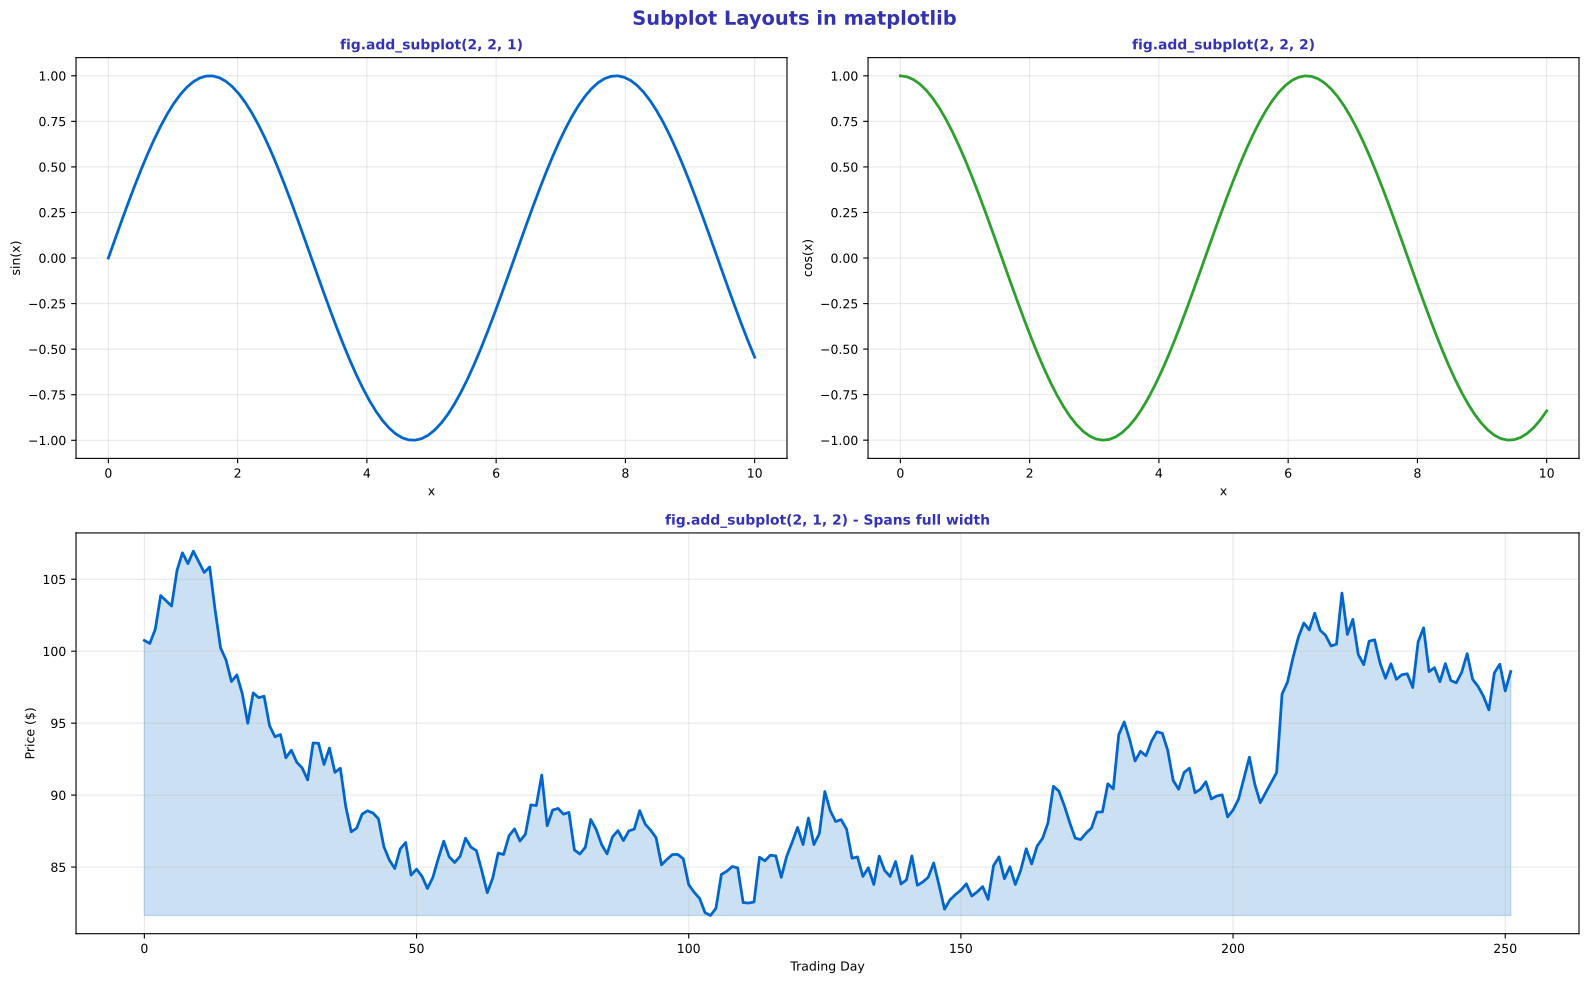

The Python source for this figure:
"""Subplots - Multiple plots in one figure"""
import matplotlib.pyplot as plt
import numpy as np
from pathlib import Path

plt.rcParams.update({
    'font.size': 10,
    'axes.labelsize': 10,
    'axes.titlesize': 11,
    'xtick.labelsize': 9,
    'ytick.labelsize': 9,
    'legend.fontsize': 9,
    'figure.figsize': (10, 6),
    'figure.dpi': 150
})

MLPURPLE = '#3333B2'
MLLAVENDER = '#ADADE0'
MLBLUE = '#0066CC'
MLORANGE = '#FF7F0E'
MLGREEN = '#2CA02C'
MLRED = '#D62728'

np.random.seed(42)

# Main figure with 2x2 layout showing different subplot arrangements
fig = plt.figure(figsize=(16, 10))
fig.suptitle('Subplot Layouts in matplotlib', fontsize=14, fontweight='bold', color=MLPURPLE)

# Example 1: Basic 2x2 (top-left quadrant shown as annotation)
ax1 = fig.add_subplot(2, 2, 1)
x = np.linspace(0, 10, 100)
ax1.plot(x, np.sin(x), color=MLBLUE, linewidth=2)
ax1.set_title('fig.add_subplot(2, 2, 1)', fontsize=10, fontweight='bold', color=MLPURPLE)
ax1.set_xlabel('x', fontsize=9)
ax1.set_ylabel('sin(x)', fontsize=9)
ax1.grid(alpha=0.3)

# Example 2: Second plot
ax2 = fig.add_subplot(2, 2, 2)
ax2.plot(x, np.cos(x), color=MLGREEN, linewidth=2)
ax2.set_title('fig.add_subplot(2, 2, 2)', fontsize=10, fontweight='bold', color=MLPURPLE)
ax2.set_xlabel('x', fontsize=9)
ax2.set_ylabel('cos(x)', fontsize=9)
ax2.grid(alpha=0.3)

# Example 3: Spanning columns (bottom half)
ax3 = fig.add_subplot(2, 1, 2)  # This creates a subplot that spans the bottom half
# Time series data
days = 252
prices = 100 * np.exp(np.cumsum(np.random.randn(days) * 0.015))
ax3.plot(prices, color=MLBLUE, linewidth=2)
ax3.fill_between(range(len(prices)), prices.min(), prices, alpha=0.2, color=MLBLUE)
ax3.set_title('fig.add_subplot(2, 1, 2) - Spans full width', fontsize=10,
              fontweight='bold', color=MLPURPLE)
ax3.set_xlabel('Trading Day', fontsize=9)
ax3.set_ylabel('Price ($)', fontsize=9)
ax3.grid(alpha=0.3)

plt.tight_layout()
plt.savefig(Path(__file__).parent / 'chart.pdf', dpi=300, bbox_inches='tight')
plt.close()

# Create a second figure showing common patterns
fig2, axes2 = plt.subplots(2, 3, figsize=(16, 8))
fig2.suptitle('Common Subplot Patterns: plt.subplots(rows, cols)', fontsize=14,
              fontweight='bold', color=MLPURPLE)

data = np.random.randn(100)
patterns = ['ax[0,0]', 'ax[0,1]', 'ax[0,2]', 'ax[1,0]', 'ax[1,1]', 'ax[1,2]']
colors = [MLBLUE, MLGREEN, MLRED, MLORANGE, MLPURPLE, MLBLUE]

for ax, pattern, color in zip(axes2.flat, patterns, colors):
    ax.hist(data * np.random.uniform(0.5, 2), bins=20, color=color, alpha=0.7, edgecolor='black')
    ax.set_title(pattern, fontsize=10, fontweight='bold')
    ax.grid(alpha=0.3)

plt.tight_layout()
# Save with different name to show multiple examples
